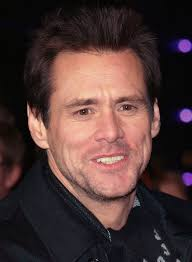
#> input picture labledImages/1/jimCarrey2.jpeg, 192 x 262 px; its folder holds only this picture in this run
$ jupyter execute --allow-errors Experiment_3_Recognize_Faces_in_Images.ipynb   (shell and % lines are left out)   (older library calls are emulated)
#> lines starting #> are read from the running program, lines starting #| are printed output that depends on the picture
[cell 1]
import cv2,os
import numpy as np
from PIL import Image
import pickle
import matplotlib
import matplotlib.pyplot as plt
from cv2.face import *
recognizer = cv2.face.LBPHFaceRecognizer_create()
cascadePath = "Classifiers/face.xml"
faceCascade = cv2.CascadeClassifier(cascadePath);
path = 'labledImages'

def get_images_and_labels(path):
#> called with path = 'labledImages'
     image_folder_paths = os.listdir(path)
     # images will contains face images
     images = []
     # labels will contains the label that is assigned to the image
     labels = []
     for image_folder_path in image_folder_paths:
         print(image_folder_path)
         if(os.path.isdir(os.path.join(path, image_folder_path))):
             image_paths = os.listdir(os.path.join(path, image_folder_path))
             for image_path in image_paths:

                 selected_image_path = os.path.join(path, image_folder_path, image_path)
                 #print(selected_image_path)
                 if(image_path[len(image_path)-5:len(image_path)] == ".jpeg"):
                     # Read the image and convert to grayscale
                     image_pil = Image.open(selected_image_path).convert('L')
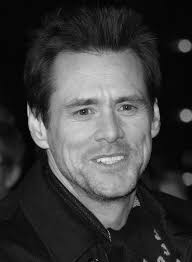
#> image_pil: PIL image 192x262 L; min 0, max 233, mean 61.6
                     # Convert the image format into numpy array
                     image = np.array(image_pil, 'uint8')
                     # Get the label of the image
                     #nbr = int(os.path.split(image_path)[1].split(".")[0].replace("face-", ""))
                     #nbr=int(''.join(str(ord(c)) for c in nbr))
                     nbr = int(image_folder_path)
                     #print nbr
                     # Detect the face in the image
                     faces = faceCascade.detectMultiScale(image)
#> faces = [[40, 60, 126, 126]]
                     # If face is detected, append the face to images and the label to labels
                     for (x, y, w, h) in faces:
                         images.append(image[y: y + h, x: x + w])
                         labels.append(nbr)
                         #cv2.imshow("Adding faces to traning set...", image[y: y + h, x: x + w])
                         cv2.waitKey(10)
#> this loop made 1 pass
#> after the loop, images = 1 item; labels = [1]
#> pass 2 of the loop in get_images_and_labels, `for image_folder_path in image_folder_paths:`:
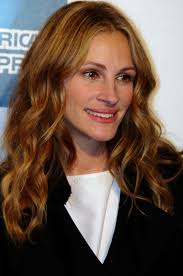
#> input picture labledImages/2/juliaRoberts1.jpeg, 183 x 276 px
#> in get_images_and_labels, `image_pil = Image.open(selected_image_path).convert('L')`:
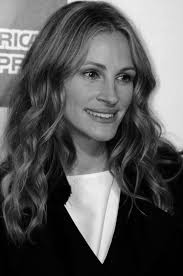
#> image_pil: PIL image 183x276 L; min 0, max 255, mean 88.1
#> faces = [[56, 40, 93, 93], [55, 168, 75, 75]]
#> the loop in get_images_and_labels, `for (x, y, w, h) in faces:` made 2 passes
#> after the loop in get_images_and_labels, `for (x, y, w, h) in faces:`: images = 3 items; labels = [1, 2, 2]
     # return the images list and labels list
     return images, labels


images, labels = get_images_and_labels(path)
#> images = 3 items; labels = [1, 2, 2]
#cv2.imshow('test',images[0])
cv2.waitKey(1)

recognizer.train(images, np.array(labels))
#> (the rest of this cell did not finish here and is left out)
